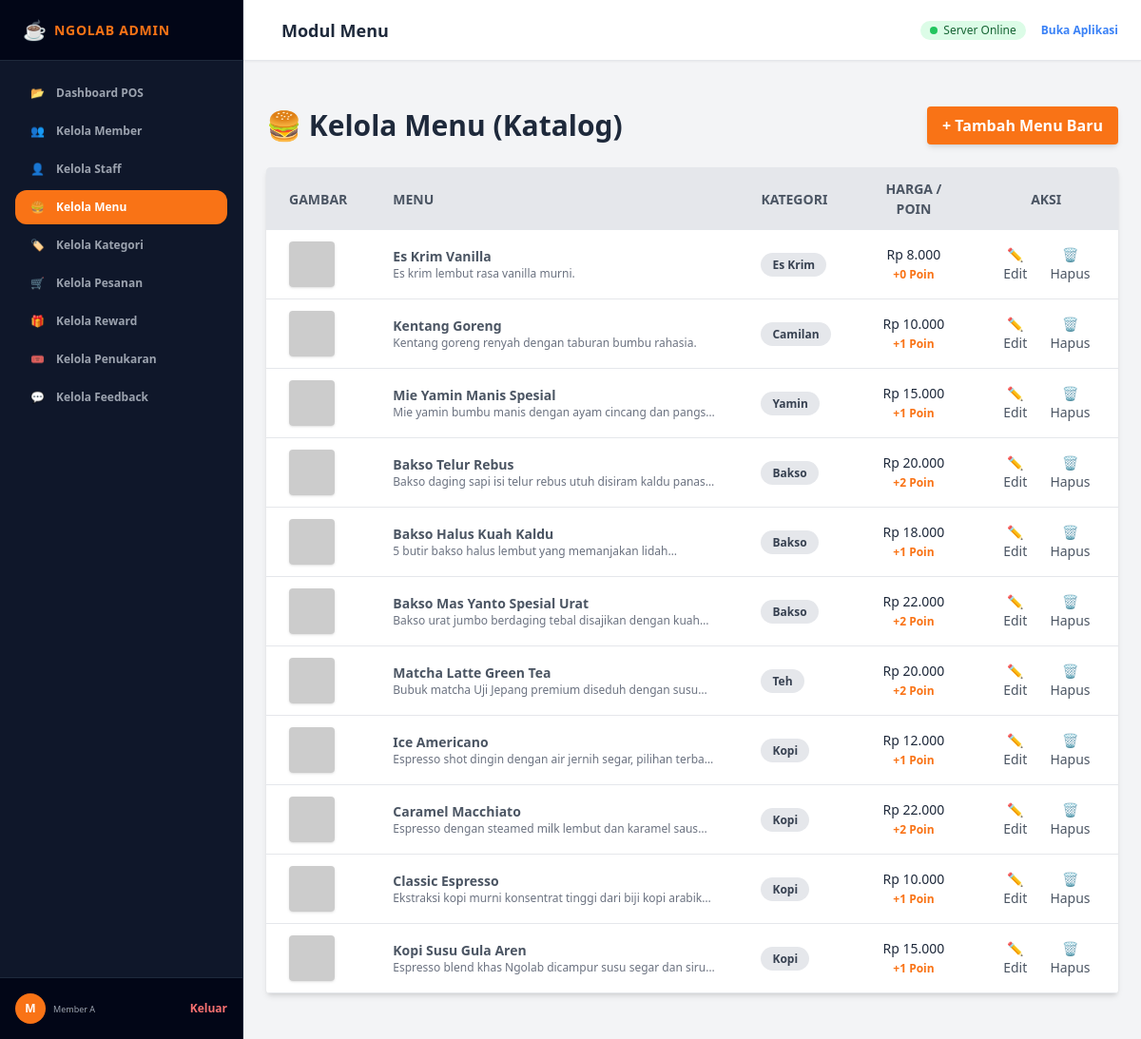
/admin/admin_dashboard.php?page=menu (signed in), run on the app's committed database.
### tables this page shows
CREATE TABLE IF NOT EXISTS `TABEL_MENU` (
  `id_menu` INT AUTO_INCREMENT PRIMARY KEY,
  `nama_menu` VARCHAR(150) NOT NULL,
  `harga` INT NOT NULL,
  `id_kategori` INT,
  `deskripsi` TEXT DEFAULT NULL,
  `gambar` VARCHAR(255) DEFAULT NULL,
  `poin_didapat` INT NOT NULL DEFAULT 0,
  `is_promo` BOOLEAN NOT NULL DEFAULT FALSE,
  `created_at` TIMESTAMP DEFAULT CURRENT_TIMESTAMP,
  FOREIGN KEY (`id_kategori`) REFERENCES `TABEL_KATEGORI_MENU`(`id_kategori`) ON DELETE SET NULL
);

CREATE TABLE IF NOT EXISTS `TABEL_KATEGORI_MENU` (
  `id_kategori` INT AUTO_INCREMENT PRIMARY KEY,
  `nama_kategori` VARCHAR(100) NOT NULL,
  `deskripsi` TEXT DEFAULT NULL,
  `parent_id` INT DEFAULT NULL,
  `created_at` TIMESTAMP DEFAULT CURRENT_TIMESTAMP,
  FOREIGN KEY (`parent_id`) REFERENCES `TABEL_KATEGORI_MENU`(`id_kategori`) ON DELETE SET NULL
);

### admin/kelola_menu.php (the view, shortened to what this page needs)
<?php
$menus = mysqli_query($conn, "
    SELECT m.*, k.nama_kategori AS kategori
    FROM TABEL_MENU m
    LEFT JOIN TABEL_KATEGORI_MENU k ON m.id_kategori = k.id_kategori
    ORDER BY m.id_menu DESC
");
?>
<div class="container mx-auto">
    <div class="flex justify-between items-center mb-6">
        <h1 class="text-3xl font-bold text-slate-800">🍔 Kelola Menu (Katalog)</h1>
        <button onclick="openCreateModal()" class="bg-orange-500 hover:bg-orange-600 text-white font-bold py-2 px-4 rounded shadow-md transition">
            + Tambah Menu Baru
        </button>
    </div>
    <div class="bg-white shadow-md rounded my-6 overflow-x-auto">
        <table class="min-w-full w-full table-auto">
            <thead>
                <tr class="bg-gray-200 text-gray-600 uppercase text-sm leading-normal">
                    <th class="py-3 px-6 text-left">Gambar</th>
                    <th class="py-3 px-6 text-left">Menu</th>
                    <th class="py-3 px-6 text-left">Kategori</th>
                    <th class="py-3 px-6 text-center">Harga / Poin</th>
                    <th class="py-3 px-6 text-center">Aksi</th>
                </tr>
            </thead>
            <tbody class="text-gray-600 text-sm font-light">
                <?php while ($row = mysqli_fetch_assoc($menus)): ?>
                <tr class="border-b border-gray-200 hover:bg-gray-100">
                    <td class="py-3 px-6 text-left whitespace-nowrap">
                        <img src="<?= !empty($row['gambar']) ? '../assets/uploads/menus/' . htmlspecialchars($row['gambar']) : 'https://placehold.co/100x100?text=No+Image' ?>" alt="<?= htmlspecialchars($row['nama_menu']) ?>" class="w-12 h-12 rounded object-cover shadow">
                    </td>
                    <td class="py-3 px-6 text-left">
                        <span class="font-bold block"><?= htmlspecialchars($row['nama_menu']) ?></span>
                        <span class="text-xs text-gray-500 line-clamp-1"><?= htmlspecialchars($row['deskripsi']) ?></span>
                    </td>
                    <td class="py-3 px-6 text-left">
                        <span class="bg-gray-200 text-gray-700 py-1 px-3 rounded-full text-xs font-bold capitalize"><?= htmlspecialchars($row['kategori']) ?></span>
                    </td>
                    <td class="py-3 px-6 text-center">
                        <span class="block text-slate-800 font-medium">Rp <?= number_format($row['harga'], 0, ',', '.') ?></span>
                        <span class="text-xs text-orange-500 font-bold">+<?= $row['poin_didapat'] ?> Poin</span>
                    </td>
                    <td class="py-3 px-6 text-center">
                        <div class="flex item-center justify-center space-x-3">
                            <button onclick="openEditModal(<?= $row['id_menu'] ?>, '<?= htmlspecialchars(addslashes($row['nama_menu'])) ?>', <?= $row['harga'] ?>, <?= $row['id_kategori'] ?: '""' ?>, '<?= htmlspecialchars(addslashes($row['deskripsi'])) ?>')" class="transform hover:text-blue-500 hover:scale-110">
                                ✏️ Edit
                            </button>
                            <form method="POST" action="" class="inline" onsubmit="return confirm('Hapus menu ini?');">
                                <button type="submit" class="transform hover:text-red-500 hover:scale-110">🗑️ Hapus</button>
                            </form>
                        </div>
                    </td>
                </tr>
                <?php endwhile; ?>
            </tbody>
        </table>
    </div>
</div>

### admin/admin_dashboard.php (shortened to what this page needs)
<?php
require_once '../config/koneksi.php';
$page = $_GET['page'] ?? 'pos';
?>
<!DOCTYPE html>
<html lang="id">
<head>
    <script src="https://cdn.tailwindcss.com"></script>
</head>
<body class="bg-gray-100 min-h-screen text-slate-800 flex flex-col md:flex-row font-sans">
    <aside id="sidebar" class="w-64 bg-slate-900 text-gray-300 flex flex-col justify-between shrink-0 border-r border-slate-800 overflow-y-auto hidden md:flex">
      <div>
        <div class="h-16 flex items-center px-6 border-b border-slate-800 bg-slate-950">
          <span class="text-xl mr-2 animate-pulse">☕</span>
          <span class="font-extrabold text-sm tracking-wider text-orange-500">NGOLAB ADMIN</span>
        </div>
        <nav class="p-4 space-y-1">
          <a href="admin_dashboard.php?page=pos" class="w-full flex items-center space-x-3 px-4 py-2.5 rounded-xl text-xs font-bold transition <?= $page == 'pos' ? 'active-tab-btn' : 'inactive-tab-btn' ?>">
            <span>📂</span> <span>Dashboard POS</span>
          </a>
          <a href="admin_dashboard.php?page=member" class="w-full flex items-center space-x-3 px-4 py-2.5 rounded-xl text-xs font-bold transition <?= $page == 'member' ? 'active-tab-btn' : 'inactive-tab-btn' ?>">
            <span>👥</span> <span>Kelola Member</span>
          </a>
          <a href="admin_dashboard.php?page=staff" class="w-full flex items-center space-x-3 px-4 py-2.5 rounded-xl text-xs font-bold transition <?= $page == 'staff' ? 'active-tab-btn' : 'inactive-tab-btn' ?>">
            <span>👤</span> <span>Kelola Staff</span>
          </a>
          <a href="admin_dashboard.php?page=menu" class="w-full flex items-center space-x-3 px-4 py-2.5 rounded-xl text-xs font-bold transition <?= $page == 'menu' ? 'active-tab-btn' : 'inactive-tab-btn' ?>">
            <span>🍔</span> <span>Kelola Menu</span>
          </a>
          <a href="admin_dashboard.php?page=kategori" class="w-full flex items-center space-x-3 px-4 py-2.5 rounded-xl text-xs font-bold transition <?= $page == 'kategori' ? 'active-tab-btn' : 'inactive-tab-btn' ?>">
            <span>🏷️</span> <span>Kelola Kategori</span>
          </a>
          <a href="admin_dashboard.php?page=pesanan" class="w-full flex items-center space-x-3 px-4 py-2.5 rounded-xl text-xs font-bold transition <?= $page == 'pesanan' ? 'active-tab-btn' : 'inactive-tab-btn' ?>">
            <span>🛒</span> <span>Kelola Pesanan</span>
          </a>
          <a href="admin_dashboard.php?page=reward" class="w-full flex items-center space-x-3 px-4 py-2.5 rounded-xl text-xs font-bold transition <?= $page == 'reward' ? 'active-tab-btn' : 'inactive-tab-btn' ?>">
            <span>🎁</span> <span>Kelola Reward</span>
          </a>
          <a href="admin_dashboard.php?page=penukaran" class="w-full flex items-center space-x-3 px-4 py-2.5 rounded-xl text-xs font-bold transition <?= $page == 'penukaran' ? 'active-tab-btn' : 'inactive-tab-btn' ?>">
            <span>🎟️</span> <span>Kelola Penukaran</span>
          </a>
          <a href="admin_dashboard.php?page=feedback" class="w-full flex items-center space-x-3 px-4 py-2.5 rounded-xl text-xs font-bold transition <?= $page == 'feedback' ? 'active-tab-btn' : 'inactive-tab-btn' ?>">
            <span>💬</span> <span>Kelola Feedback</span>
          </a>
        </nav>
      </div>
      <div class="p-4 border-t border-slate-800 bg-slate-950 flex items-center justify-between">
        <div class="flex items-center space-x-2">
          <div class="w-8 h-8 rounded-full bg-orange-500 text-white font-bold flex items-center justify-center text-xs uppercase">
            <?= substr($_SESSION['admin_username'], 0, 1) ?>
          </div>
          <div class="text-left">
            <p class="text-[9px] text-gray-400 leading-none"><?= htmlspecialchars($_SESSION['admin_username']) ?></p>
          </div>
        </div>
        <a href="logout.php" class="text-xs text-red-400 font-bold hover:underline">Keluar</a>
      </div>
    </aside>
    <div class="flex-1 flex flex-col min-w-0">
      <header class="h-16 bg-white border-b border-gray-200 px-6 flex items-center justify-between shrink-0 shadow-sm sticky top-0 z-20">
        <div class="flex items-center space-x-4">
          <h2 id="admin-current-title" class="text-lg font-bold text-slate-800 capitalize">
            <?= $page === 'pos' ? 'Dashboard Kasir POS' : 'Modul ' . htmlspecialchars($page, ENT_QUOTES, 'UTF-8') ?>
          </h2>
        </div>
        <div class="flex items-center space-x-4">
          <span class="inline-flex items-center px-2.5 py-0.5 rounded-full text-xs font-medium bg-green-100 text-green-800 hidden sm:inline-flex">
            <span class="w-2 h-2 rounded-full bg-green-500 mr-1.5 animate-ping"></span>
            Server Online
          </span>
          <a href="../index.html" target="_blank" class="text-xs font-bold text-blue-500 hover:underline">Buka Aplikasi</a>
        </div>
      </header>
      <main class="flex-grow p-4 md:p-6 overflow-y-auto space-y-6">
        <?php if ($page === 'pos'): ?>
        <section class="space-y-6">
          <div class="grid grid-cols-1 lg:grid-cols-3 gap-6">
            <div class="lg:col-span-2 bg-white rounded-2xl p-6 shadow-sm border border-gray-100 space-y-6">
              <div class="border-b border-gray-100 pb-4">
                <h3 class="text-sm font-extrabold text-slate-800 uppercase tracking-wider">Kasir Manual (Earning Poin)</h3>
                <p class="text-xs text-gray-400 mt-0.5">Input belanja pelanggan offline untuk memberikan poin loyalty.</p>
              </div>
              <form id="pos-earn-form" class="space-y-4" onsubmit="showAdminModal('Info', 'Fitur Suntik Poin Manual sedang dalam pengembangan.', 'info'); return false;">
                <div class="grid grid-cols-1 md:grid-cols-2 gap-4">
                  <div>
                    <label class="block text-xs font-bold text-gray-400 uppercase mb-1">Nomor HP / NIM Member</label>
                    <input type="text" placeholder="Contoh: 1202210045" required class="w-full px-4 py-2.5 border border-gray-200 rounded-xl focus:ring-2 focus:ring-orange-500 outline-none font-medium"/>
                  </div>
                  <div>
                    <label class="block text-xs font-bold text-gray-400 uppercase mb-1">Total Belanja (Rupiah)</label>
                    <input type="number" id="pos-amount" placeholder="Contoh: 50000" required oninput="document.getElementById('pos-points-preview').innerText = '+' + Math.floor(this.value/10000) + ' Poin'" class="w-full px-4 py-2.5 border border-gray-200 rounded-xl focus:ring-2 focus:ring-orange-500 outline-none font-medium"/>
                  </div>
                </div>
                <div class="flex items-center justify-between p-3 bg-orange-50 rounded-xl border border-orange-100">
                  <span class="text-xs text-orange-800 font-medium">Preview Perolehan Poin (Kelipatan Rp10.000):</span>
                  <span id="pos-points-preview" class="text-sm font-extrabold text-orange-600">+0 Poin</span>
                </div>
                <button type="submit" class="w-full bg-orange-500 text-white font-extrabold py-3 rounded-xl hover:bg-orange-600 transition shadow-md">
                  🔥 Proses Transaksi (Suntik Poin)
                </button>
              </form>
            </div>
            <div class="bg-white rounded-2xl p-6 shadow-sm border border-gray-100 flex flex-col justify-between">
              <div>
                <div class="border-b border-gray-100 pb-4 mb-4">
                  <h3 class="text-sm font-extrabold text-slate-800 uppercase tracking-wider">Live Log Transaksi</h3>
                  <p class="text-xs text-gray-400 mt-0.5">Audit log poin sukses hari ini.</p>
                </div>
                <div class="space-y-3 max-h-[220px] overflow-y-auto pr-1">
                  <div class="flex items-center justify-between p-2.5 bg-gray-50 rounded-lg border border-gray-100 text-xs text-center text-gray-500">
                    Belum ada transaksi hari ini.
                  </div>
                </div>
              </div>
            </div>
          </div>
        </section>
        <?php else: ?>
            <?php
            switch ($page) {
                case 'menu':
                    include 'kelola_menu.php';
                    break;
            }
            ?>
        <?php endif; ?>
      </main>
    </div>
</body>
</html>

### admin/admin_dashboard.php (style rules this page uses)
.active-tab-btn { background-color: #F97316; color: white; box-shadow: 0 1px 2px 0 rgba(0, 0, 0, 0.05); }
.inactive-tab-btn { color: #9CA3AF; }

### data on the page
tabel_menu: nama_menu "Es Krim Vanilla", deskripsi "Es krim lembut rasa vanilla murni.", id_kategori.nama_kategori "Es Krim", harga "8.000", poin_didapat "0"
tabel_menu: nama_menu "Kentang Goreng", deskripsi "Kentang goreng renyah dengan taburan bumbu rahasia.", id_kategori.nama_kategori "Camilan", harga "10.000", poin_didapat "1"
tabel_menu: nama_menu "Mie Yamin Manis Spesial", deskripsi "Mie yamin bumbu manis dengan ayam cincang dan…", id_kategori.nama_kategori "Yamin", harga "15.000", poin_didapat "1"
tabel_menu: nama_menu "Bakso Telur Rebus", deskripsi "Bakso daging sapi isi telur rebus utuh disiram kaldu…", id_kategori.nama_kategori "Bakso", harga "20.000", poin_didapat "2"
tabel_menu: nama_menu "Bakso Halus Kuah Kaldu", deskripsi "5 butir bakso halus lembut yang memanjakan…", id_kategori.nama_kategori "Bakso", harga "18.000", poin_didapat "1"
tabel_menu: nama_menu "Bakso Mas Yanto Spesial Urat", deskripsi "Bakso urat jumbo berdaging tebal disajikan dengan…", id_kategori.nama_kategori "Bakso", harga "22.000", poin_didapat "2"
tabel_menu: nama_menu "Matcha Latte Green Tea", deskripsi "Bubuk matcha Uji Jepang premium diseduh dengan…", id_kategori.nama_kategori "Teh", harga "20.000", poin_didapat "2"
tabel_menu: nama_menu "Ice Americano", deskripsi "Espresso shot dingin dengan air jernih segar, pilihan…", id_kategori.nama_kategori "Kopi", harga "12.000", poin_didapat "1"
tabel_menu: nama_menu "Caramel Macchiato", deskripsi "Espresso dengan steamed milk lembut dan karamel…", id_kategori.nama_kategori "Kopi", harga "22.000", poin_didapat "2"
tabel_menu: nama_menu "Classic Espresso", deskripsi "Ekstraksi kopi murni konsentrat tinggi dari biji kopi…", id_kategori.nama_kategori "Kopi", harga "10.000", poin_didapat "1"
tabel_menu: nama_menu "Kopi Susu Gula Aren", deskripsi "Espresso blend khas Ngolab dicampur susu segar dan…", id_kategori.nama_kategori "Kopi", harga "15.000", poin_didapat "1"

### other printed values
substr($_SESSION['admin_username'], 0, 1) "M"
$_SESSION['admin_username'] "Member A"
$page "Menu"
